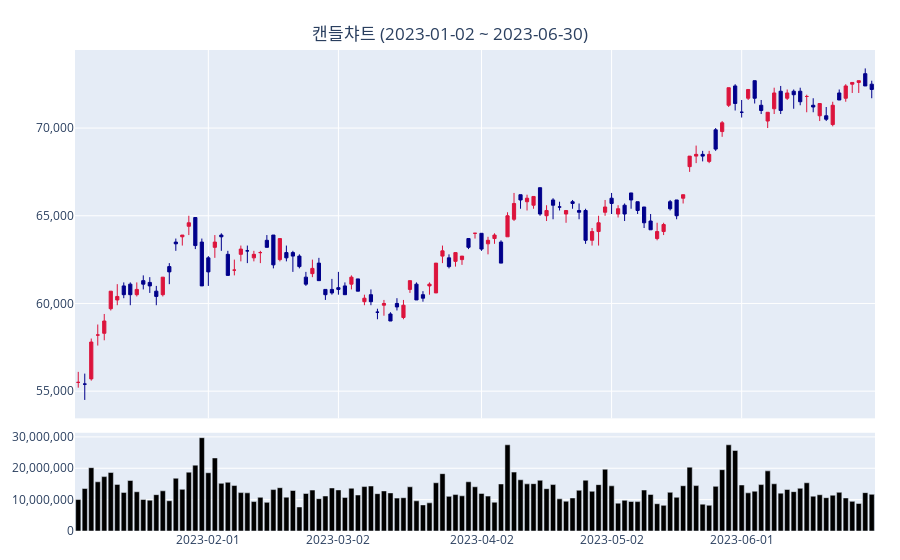

The notebook cell saved with this chart:
### Markdown cell above
- 인터랙티브 시각화 기능 제공

### Code cell
kq.chart_candle(df)
